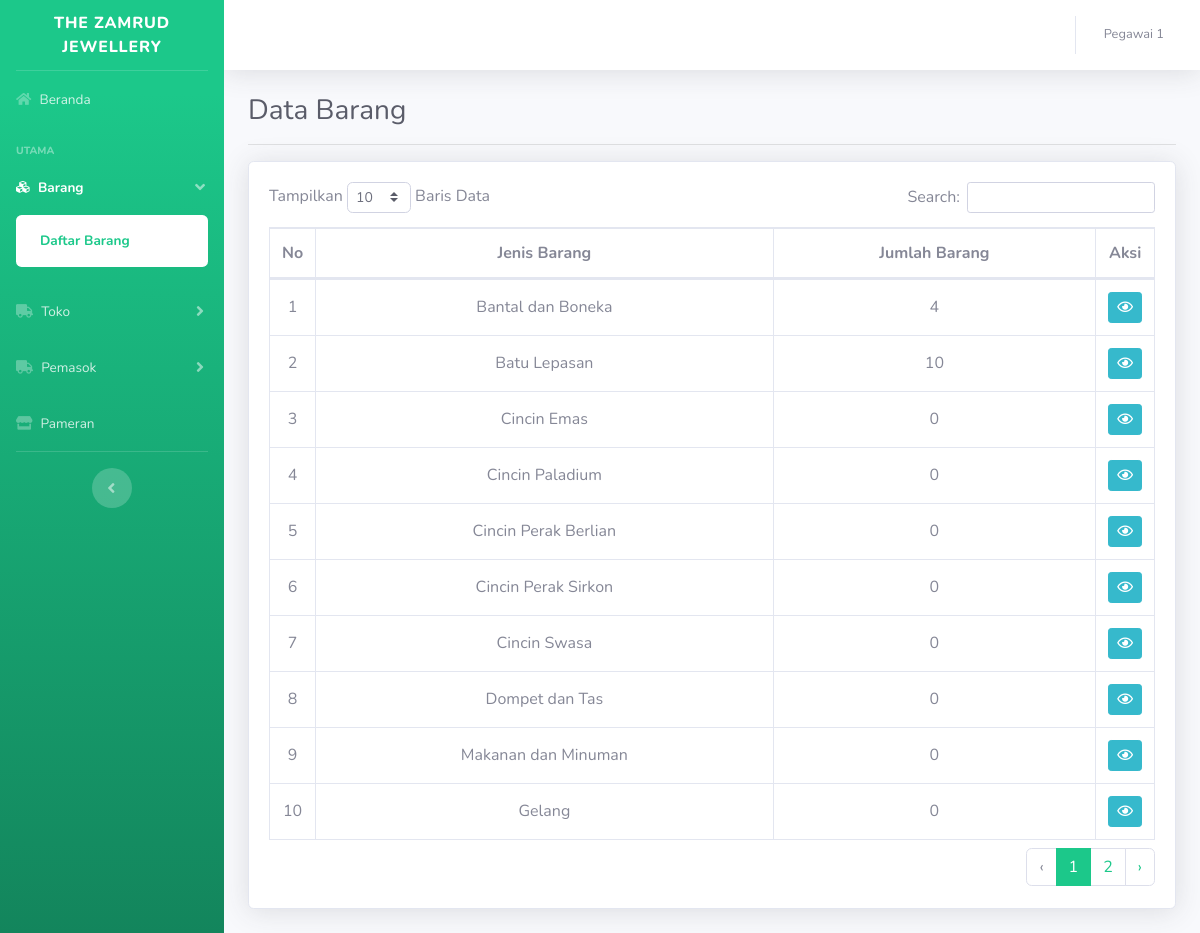
The page /index.php?h=barang (signed in) on the database its author committed.
### tables this page shows
CREATE TABLE `jenis_barang` (
    id INT NOT NULL AUTO_INCREMENT,
    nama VARCHAR(255) NOT NULL,
    kode VARCHAR(255) NOT NULL,
    PRIMARY KEY (id)
);

### halaman/tampil/barang.php (the view)
<div class="container-fluid">
    <div class="d-flex justify-content-between align-items-center">
        <h1 class="h3 mb-0 text-gray-800">Data Barang</h1>
    </div>
    <hr>
    <div class="row">
        <div class="col-12">
            <div class="card shadow mb-4">
                <div class="card-body">
                    <div class="table-responsive">
                        <table class="table table-bordered" id="dataTable" width="100%" cellspacing="0">
                            <thead>
                                <tr>
                                    <th class="td-fit text-center">No</th>
                                    <th class="text-center">Jenis Barang</th>
                                    <th class="text-center">Jumlah Barang</th>
                                    <th class="td-fit text-center">Aksi</th>
                                </tr>
                            </thead>
                            <?php
                            $q = "
                                SELECT
                                    *,
                                    (SELECT IFNULL(COUNT(*), 0) FROM barang WHERE id_jenis_barang=jb.id) jumlah_barang
                                FROM
                                    jenis_barang jb
                            ";
                            $result = $mysqli->query($q);
                            $no = 1;
                            ?>
                            <tbody>
                                <?php while ($row = $result->fetch_assoc()) : ?>
                                    <tr>
                                        <td class="td-fit align-middle text-center"><?= $no++; ?></td>
                                        <td class="align-middle text-center"><?= $row['nama']; ?></td>
                                        <td class="align-middle text-center"><?= $row['jumlah_barang']; ?></td>
                                        <td class="text-center td-fit">
                                            <a href="?h=barang_per_jenis_barang&id_jenis_barang=<?= $row['id']; ?>" class="btn btn-sm btn-info"><i class="far fa-eye"></i></a>
                                        </td>
                                    </tr>
                                <?php endwhile; ?>
                            </tbody>
                        </table>
                    </div>
                </div>
            </div>
        </div>
    </div>
</div>

### index.php (shortened to what this page needs)
<?php require_once('db/koneksi.php'); ?>
<!DOCTYPE html>
<html lang="en">
<head>
    <link href="vendor/fontawesome-free/css/all.min.css" rel="stylesheet" type="text/css">
    <link href="assets/css/sb-admin-2.css" rel="stylesheet">
    <link href="vendor/datatables/dataTables.bootstrap4.min.css" rel="stylesheet">
    <link href="https://cdn.jsdelivr.net/npm/select2@4.1.0-rc.0/dist/css/select2.min.css" rel="stylesheet" />
</head>
<body id="page-top">
    <div id="wrapper">
        <?php include_once('templates/sidebar.php'); ?>
        <div id="content-wrapper" class="d-flex flex-column">
            <div id="content">
                <?php include_once('templates/navbar.php'); ?>
                <?php
                if (isset($_SESSION['user'])) {
                    if (isset($_GET['h'])) {
                        switch ($_GET['h']) {
                            case "barang":
                                include_once "halaman/tampil/barang.php";
                                break;
                        }
                    } else include_once "beranda.php";
                } else
                    echo "<script>location.href = 'halaman/auth/login.php'</script>";
                ?>
            </div>
        </div>
    </div>
</body>
</html>

### templates/sidebar.php (shortened to what this page needs)
<ul class="navbar-nav bg-gradient-primary sidebar sidebar-dark accordion" id="accordionSidebar">
    <a class="sidebar-brand d-flex align-items-center justify-content-center" href="?">
        <div class="sidebar-brand-text mx-3">THE ZAMRUD JEWELLERY</div>
    </a>
    <hr class="sidebar-divider my-0">
    <li class="nav-item <?= isset($_GET['h']) ? (($_GET['h'] == "") ? "active" : "")  : "active" ?>">
        <a class="nav-link" href="?">
            <i class="fas fa-home"></i>
            <span>Beranda</span></a>
    </li>
    <div class="sidebar-heading mt-3">
        Utama
    </div>
    <li class="nav-item <?= in_array(($_GET['h'] ?? ''), ['jenis_barang', 'barang', 'barang_per_jenis_barang', 'tambah_jenis_barang', 'tambah_barang', 'edit_jenis_barang', 'edit_barang']) ? 'active' : '' ?>">
        <a class="nav-link <?= in_array(($_GET['h'] ?? ''), ['jenis_barang', 'barang', 'barang_per_jenis_barang', 'tambah_jenis_barang', 'tambah_barang', 'edit_jenis_barang', 'edit_barang']) ? '' : 'collapsed' ?>" href="#" data-toggle="collapse" data-target="#barang" aria-expanded="true" aria-controls="barang">
            <i class="fas fa-cubes"></i>
            <span>Barang</span>
        </a>
        <div id="barang" class="collapse <?= in_array(($_GET['h'] ?? ''), ['jenis_barang', 'barang', 'barang_per_jenis_barang', 'tambah_jenis_barang', 'tambah_barang', 'edit_jenis_barang', 'edit_barang']) ? 'show' : '' ?>" aria-labelledby="headingPages" data-parent="#accordionSidebar">
            <div class="bg-white py-2 collapse-inner rounded">
                <a class="collapse-item <?= in_array(($_GET['h'] ?? ''), ['barang', 'barang_per_jenis_barang', 'tambah_barang', 'edit_barang']) ? 'active' : '' ?>" href="?h=barang">Daftar Barang</a>
            </div>
        </div>
    </li>
    <li class="nav-item <?= in_array(($_GET['h'] ?? ''), ['toko', 'toko-jenis_barang', 'toko-jenis_barang-barang', 'penjualan_toko', 'distribusi_barang', 'detail_distribusi_barang', 'detail_penjualan_toko', 'tambah_penjualan_toko', 'tambah_toko', 'tambah_distribusi_barang', 'edit_penjualan_toko', 'edit_toko', 'edit_distribusi_barang']) ? 'active' : '' ?>">
        <a class="nav-link <?= in_array(($_GET['h'] ?? ''), ['toko', 'toko-jenis_barang', 'toko-jenis_barang-barang', 'penjualan_toko', 'distribusi_barang', 'detail_distribusi_barang', 'detail_penjualan_toko', 'tambah_penjualan_toko', 'tambah_toko', 'tambah_distribusi_barang', 'edit_penjualan_toko', 'edit_toko', 'edit_distribusi_barang']) ? '' : 'collapsed' ?>" href="#" data-toggle="collapse" data-target="#toko" aria-expanded="true" aria-controls="toko">
            <i class="fas fa-truck"></i>
            <span>Toko</span>
        </a>
    </li>
    <li class="nav-item <?= in_array(($_GET['h'] ?? ''), ['pemasok', 'penyuplaian', 'detail_penyuplaian', 'detail_return_barang', 'return_barang', 'tambah_pemasok', 'tambah_penyuplaian', 'tambah_return_barang', 'edit_pemasok', 'edit_penyuplaian', 'edit_return_barang']) ? 'active' : '' ?>">
        <a class="nav-link <?= in_array(($_GET['h'] ?? ''), ['pemasok', 'penyuplaian', 'detail_penyuplaian', 'detail_return_barang', 'return_barang', 'tambah_pemasok', 'tambah_penyuplaian', 'tambah_return_barang', 'edit_pemasok', 'edit_penyuplaian', 'edit_return_barang']) ? '' : 'collapsed' ?>" href="#" data-toggle="collapse" data-target="#pemasok" aria-expanded="true" aria-controls="pemasok">
            <i class="fas fa-truck"></i>
            <span>Pemasok</span>
        </a>
    </li>
    <li class="nav-item <?= in_array(($_GET['h'] ?? ''), ['pameran', 'detail_pameran', 'tambah_pameran', 'edit_pameran']) ? 'active' : '' ?>">
        <a class="nav-link" href="?h=pameran">
            <i class="fas fa-store"></i>
            <span>Pameran</span></a>
    </li>
    <hr class="sidebar-divider d-none d-md-block">
    <div class="text-center d-none d-md-inline">
        <button class="rounded-circle border-0" id="sidebarToggle"></button>
    </div>
</ul>

### templates/navbar.php (shortened to what this page needs)
<nav class="navbar navbar-expand navbar-light bg-white topbar mb-4 static-top shadow">
    <ul class="navbar-nav ml-auto">
        <li class="nav-item dropdown no-arrow">
            <a class="nav-link dropdown-toggle" href="#" id="userDropdown" role="button" data-toggle="dropdown" aria-haspopup="true" aria-expanded="false">
                <span class="mr-2 d-none d-lg-inline text-gray-600 small">
                    <?php if ($_SESSION['user']['status'] == 'ADMIN') : ?>
                        <?= $_SESSION['user']['username']; ?>
                    <?php elseif ($_SESSION['user']['status'] == 'PEGAWAI') : ?>
                        <?= $_SESSION['user']['nama_pegawai']; ?>
                    <?php elseif ($_SESSION['user']['status'] == 'PETUGAS') : ?>
                        <?= $_SESSION['user']['nama_petugas']; ?>
                    <?php endif; ?>
                </span>
            </a>
        </li>
    </ul>
</nav>

### index.php (style rules this page uses)
.td-fit { width: 1%; white-space: nowrap; }

### rows shown on the page
jenis_barang: nama "Bantal dan Boneka", jumlah_barang "4"
jenis_barang: nama "Batu Lepasan", jumlah_barang "10"
jenis_barang: nama "Cincin Emas", jumlah_barang "0"
jenis_barang: nama "Cincin Paladium", jumlah_barang "0"
jenis_barang: nama "Cincin Perak Berlian", jumlah_barang "0"
jenis_barang: nama "Cincin Perak Sirkon", jumlah_barang "0"
jenis_barang: nama "Cincin Swasa", jumlah_barang "0"
jenis_barang: nama "Dompet dan Tas", jumlah_barang "0"
jenis_barang: nama "Makanan dan Minuman", jumlah_barang "0"
jenis_barang: nama "Gelang", jumlah_barang "0"

### other values the page prints
$_SESSION['user']['nama_pegawai'] "Pegawai 1"
